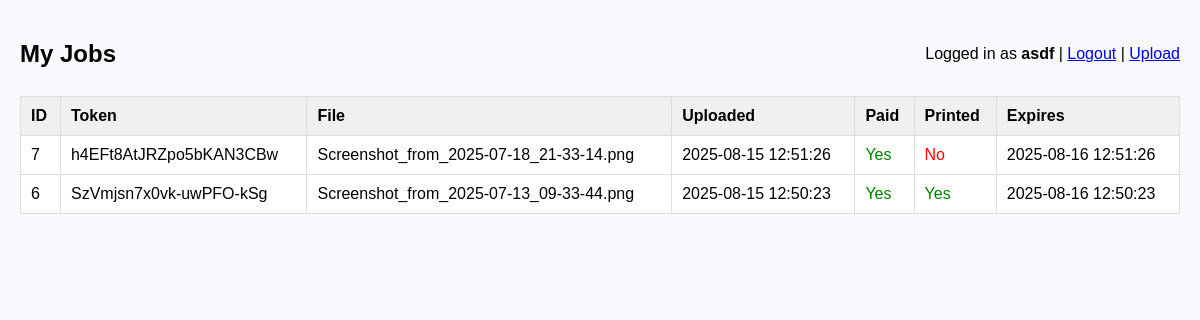
The app's page /myjobs (signed in) with its own data.
### tables this page shows
CREATE TABLE jobs (
        id INTEGER PRIMARY KEY AUTOINCREMENT,
        token TEXT UNIQUE,
        filename TEXT,
        filepath TEXT,
        uploaded_at INTEGER,
        paid INTEGER DEFAULT 0,
        printed INTEGER DEFAULT 0,
        expires_at INTEGER
    , owner_username TEXT);

### app.py (the view)
@app.route('/myjobs')
@login_required(admin_only=False)
def myjobs():
    username = session.get('user')
    conn = get_db_connection()
    cur = conn.cursor()
    cur.execute(
        'SELECT id, token, filename, uploaded_at, paid, printed, expires_at FROM jobs WHERE owner_username=? ORDER BY uploaded_at DESC',
        (username,)
    )
    rows = cur.fetchall()
    conn.close()
    formatted = []
    for r in rows:
        formatted.append({
            'id': r[0],
            'token': r[1],
            'filename': r[2],
            'uploaded_at': datetime.fromtimestamp(r[3]).strftime("%Y-%m-%d %H:%M:%S"),
            'paid': bool(r[4]),
            'printed': bool(r[5]),
            'expires_at': datetime.fromtimestamp(r[6]).strftime("%Y-%m-%d %H:%M:%S"),
        })
    return render_template('myjobs.html', jobs=formatted)

### app.py (called while the page is built, shortened)
@app.context_processor
def inject_template_globals():
    max_mb = app.config.get('MAX_CONTENT_LENGTH', 0) // (1024 * 1024)
    return {
        "max_file_mb": max_mb,
        "registration_enabled": 'register' in app.view_functions
    }

def get_db_connection():
    conn = sqlite3.connect(DB_PATH)
    conn.row_factory = sqlite3.Row
    return conn

def login_required(admin_only=False):
    def decorator(f):
        @wraps(f)
        def wrapped(*args, **kwargs):
            username = session.get("user")
            if not username:
                return redirect(url_for("login", next=request.path))
            return f(*args, **kwargs)
        return wrapped
    return decorator

### templates/myjobs.html (shortened to what this page needs)
<!doctype html>
<html>
<head>
</head>
<body>
  <div class="top">
    <h2>My Jobs</h2>
    <div>
      Logged in as <strong>{{ session.user }}</strong> |
      <a href="{{ url_for('logout') }}">Logout</a> |
      <a href="{{ url_for('index') }}">Upload</a>
    </div>
  </div>
  <table>
    <tr>
      <th>ID</th>
      <th>Token</th>
      <th>File</th>
      <th>Uploaded</th>
      <th>Paid</th>
      <th>Printed</th>
      <th>Expires</th>
    </tr>
    {% for job in jobs %}
    <tr>
      <td>{{ job.id }}</td>
      <td>{{ job.token }}</td>
      <td>{{ job.filename }}</td>
      <td>{{ job.uploaded_at }}</td>
      <td>{% if job.paid %}<span class="ok">Yes{% else %}<span class="no">No{% endif %}</span></td>
      <td>{% if job.printed %}<span class="ok">Yes{% else %}<span class="no">No{% endif %}</span></td>
      <td>{{ job.expires_at }}</td>
    </tr>
    {% endfor %}
  </table>
</body>
</html>

### templates/myjobs.html (style rules this page uses)
body { font-family:Arial,Helvetica,sans-serif;background:#f7f9fc;margin:20px }
table { width:100%;border-collapse:collapse;background:#fff }
th,td { padding:10px;border:1px solid #ddd;text-align:left }
th { background:#f0f0f0 }
.ok { color:green }
.no { color:red }
.top { display:flex;justify-content:space-between;align-items:center;margin-bottom:8px }

### records on screen
jobs: id "7", token "h4EFt8AtJRZpo5bKAN3CBw", filename "Screenshot_from_2025-07-18_21-33-14.png", uploaded_at "2025-08-15 12:51:26", paid "Yes", printed "No", expires_at "2025-08-16 12:51:26"
jobs: id "6", token "SzVmjsn7x0vk-uwPFO-kSg", filename "Screenshot_from_2025-07-13_09-33-44.png", uploaded_at "2025-08-15 12:50:23", paid "Yes", printed "Yes", expires_at "2025-08-16 12:50:23"

### other values on screen
{{ session.user }} "asdf"
